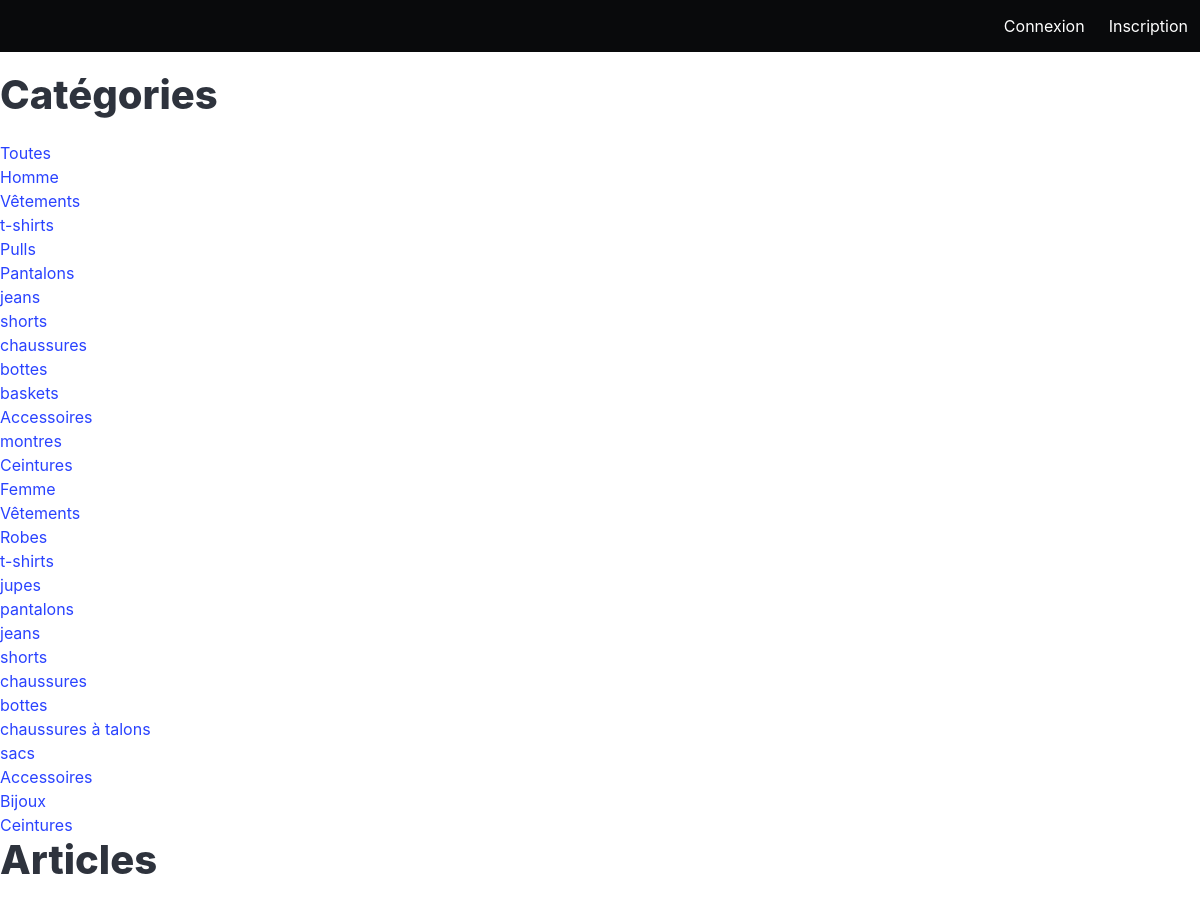
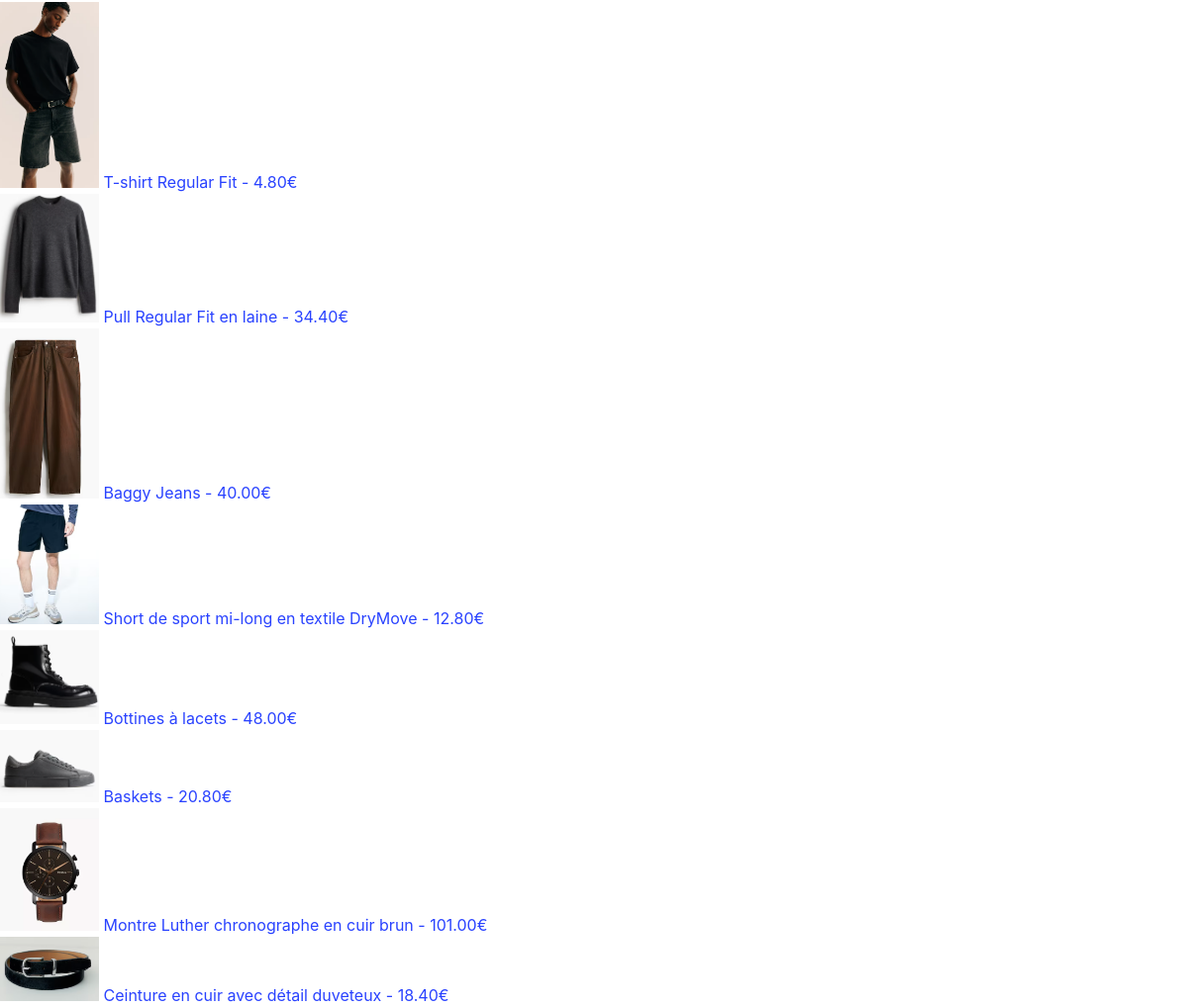
Screenshot of /?categorie=1 with the database file from the repository (2 pictures, top to bottom).
### boutique/models.py (models this page shows, shortened)
class Categorie(MPTTModel):
    nom = models.CharField(max_length=100)
    parent = TreeForeignKey('self', on_delete=models.CASCADE, null=True, blank=True, related_name='enfants')
    class MPTTMeta:
        order_insertion_by = ['nom']
    class Meta:
        verbose_name = "Catégorie"
        verbose_name_plural = "Catégories"

class Article(models.Model):
    nom = models.CharField(max_length=100)
    description = models.TextField()
    prix = models.DecimalField(max_digits=10, decimal_places=2)
    categorie = models.ForeignKey(Categorie, on_delete=models.CASCADE)
    image = models.ImageField(upload_to='articles/', null=True, blank=True)

### boutique/views.py (the view)
# urls.py: path('', views.accueil, name='accueil'),
def accueil(request):
    categories_parents = Categorie.objects.filter(parent__isnull=True)
    categorie_id = request.GET.get('categorie')
    if categorie_id:
        categorie_selectionnee = Categorie.objects.get(id=categorie_id)
        articles = Article.objects.filter(categorie__in=categorie_selectionnee.get_descendants(include_self=True))
    else:
        articles = Article.objects.all()
    return render(request, 'boutique/accueil.html', {
        'articles': articles,
        'categories_parents': categories_parents,
    })

### boutique/context_processors.py (called while the page is built)
def categories_processor(request):
    categories_parents = Categorie.objects.filter(parent__isnull=True)
    return {'categories_parents': categories_parents}

### boutique/templates/boutique/accueil.html (shortened to what this page needs)
{% extends 'boutique/base.html' %}
{% load mptt_tags %}
{% block content %}
    <h2 class="title is-size-2">Catégories</h2>
    <ul>
        <li>
            <a href="{% url 'accueil' %}"> Toutes </a>
        </li>
        {% include 'boutique/categorie_recursive.html' with categories=categories_parents %}
    </ul>
    <h2 class="title is-size-2"> Articles </h2>
    <ul>
        {% for article in articles %}
            <li>
                <a href="{% url 'article_detail' article.id %}">
                    {% if article.image %}
                        <img src="{{ article.image.url }}" alt="{{ article.nom }}" width="100">
                    {% endif %}
                    {{ article.nom }} - {{ article.prix }}€
                </a>
            </li>
        {% empty %}
            <li>Aucun article disponible.</li>
        {% endfor %}
    </ul>
{% endblock %}

### boutique/templates/boutique/base.html (shortened to what this page needs)
<!DOCTYPE html>
<html>
<head>
    {% load static %}
    <link rel="stylesheet" href="{% static 'bulma/css/bulma.min.css' %}">
    <link rel="stylesheet" href="{% static 'css/styles.css' %}">
</head>
<body>
    <header>
        {% include 'boutique/navbar.html' %}
        {% include 'boutique/menu.html' %}
    </header>
    {% block content %}
    {% endblock %}
</body>
</html>

### boutique/templates/boutique/navbar.html (shortened to what this page needs)
<nav class="navbar is-black">
    <div class="navbar-end">
        {% if user.is_authenticated %}
            <a href="{% url 'panier' %}"        class="navbar-item"> Panier      </a>
            <a href="{% url 'compte' %}"        class="navbar-item"> Mon compte  </a>
            <a href="{% url 'deconnexion' %}"   class="navbar-item"> Déconnexion </a>
        {% else %}
            <a href="{% url 'connexion' %}"     class="navbar-item"> Connexion   </a>
            <a href="{% url 'inscription' %}"   class="navbar-item"> Inscription </a>
        {% endif %}
    </div>
</nav>

### boutique/templates/boutique/menu.html (shortened to what this page needs)
{% load mptt_tags %}
<ul class="menu">
    {% recursetree categories_parents %}
        <li class="menu-item">
            <a href="{% url 'accueil' %}?categorie={{ node.id }}">{{ node.nom }}</a>
        </li>
    {% endrecursetree %}
</ul>

### boutique/templates/boutique/categorie_recursive.html
{% for categorie in categories %}
    <li>
        <a href="{% url 'accueil' %}?categorie={{ categorie.id }}">{{ categorie.nom }}</a>
        {% if categorie.get_children %}
            <ul>
                {% include 'boutique/categorie_recursive.html' with categories=categorie.get_children %}
            </ul>
        {% endif %}
    </li>
{% endfor %}

### boutique_en_ligne/static/css/styles.css (style rules this page uses)
.menu { list-style: none; padding: 0; margin: 0; display: flex; }
.menu-item { position: relative; }
.menu > .menu-item { margin-right: 20px; }
.menu-item > a { text-decoration: none; color: #000; padding: 10px; display: block; }

### rows the page displays
Categorie: nom "Homme"
Categorie: nom "Vêtements"
Categorie: nom "t-shirts"
Categorie: nom "Pulls"
Categorie: nom "Pantalons"
Categorie: nom "jeans"
Categorie: nom "shorts"
Categorie: nom "chaussures"
Categorie: nom "bottes"
Categorie: nom "baskets"
Categorie: nom "Accessoires"
Categorie: nom "montres"
Categorie: nom "Ceintures"
Categorie: nom "Femme"
Categorie: nom "Vêtements"
Categorie: nom "Robes"
Categorie: nom "t-shirts"
Categorie: nom "jupes"
Categorie: nom "pantalons"
Categorie: nom "jeans"
Categorie: nom "shorts"
Categorie: nom "chaussures"
Categorie: nom "bottes"
Categorie: nom "chaussures à talons"
Categorie: nom "sacs"
Categorie: nom "Accessoires"
Categorie: nom "Bijoux"
Categorie: nom "Ceintures"
Article: image (picture), nom "T-shirt Regular Fit", prix "4.80"
Article: image (picture), nom "Pull Regular Fit en laine", prix "34.40"
Article: image (picture), nom "Baggy Jeans", prix "40.00"
Article: image (picture), nom "Short de sport mi-long en textile DryMove", prix "12.80"
Article: image (picture), nom "Bottines à lacets", prix "48.00"
Article: image (picture), nom "Baskets", prix "20.80"
Article: image (picture), nom "Montre Luther chronographe en cuir brun", prix "101.00"
Article: image (picture), nom "Ceinture en cuir avec détail duveteux", prix "18.40"
